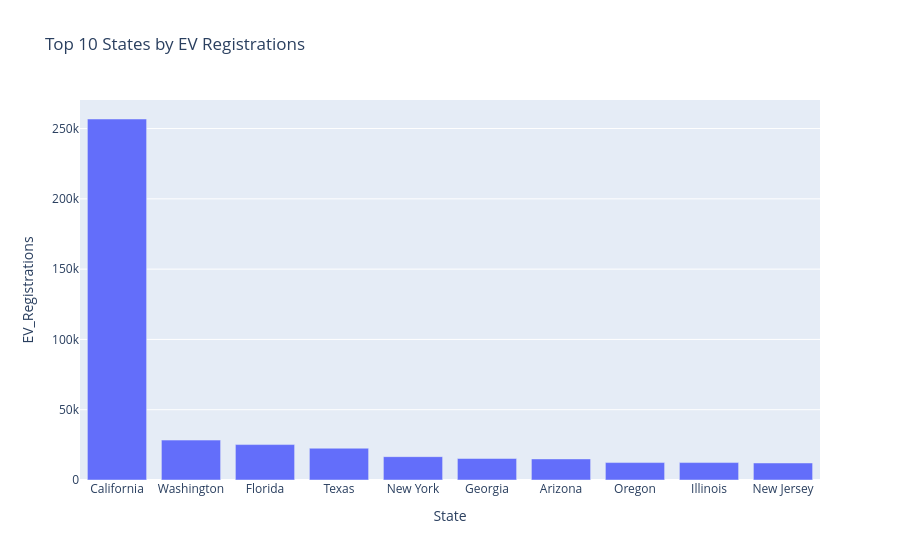

Source (notebook cell):
### Markdown cell above
## GEOSPATIAL ANALYSIS

### Code cell
# Top 10 states by EV registrations
top_states = ev_data.sort_values(by='EV_Registrations', ascending=False).head(10)

fig = px.bar(top_states, x='State', y='EV_Registrations',title='Top 10 States by EV Registrations')
fig.show()

### Figure 1 — Plotly figure (JSON) as saved in the notebook; plotly's stock layout.template omitted (floating-point values rounded to 4 significant figures)
{"data": [{"hovertemplate": "State=%{x}<br>EV_Registrations=%{y}<extra></extra>", "legendgroup": "", "marker": {"color": "#636efa", "pattern": {"shape": ""}}, "name": "", "orientation": "v", "showlegend": false, "textposition": "auto", "type": "bar", "x": ["California", "Washington", "Florida", "Texas", "New York", "Georgia", "Arizona", "Oregon", "Illinois", "New Jersey"], "xaxis": "x", "y": [256800, 28400, 25200, 22600, 16600, 15300, 15000, 12400, 12400, 12100], "yaxis": "y"}], "layout": {"barmode": "relative", "legend": {"tracegroupgap": 0}, "title": {"text": "Top 10 States by EV Registrations"}, "xaxis": {"anchor": "y", "domain": [0, 1], "title": {"text": "State"}}, "yaxis": {"anchor": "x", "domain": [0, 1], "title": {"text": "EV_Registrations"}}}}
